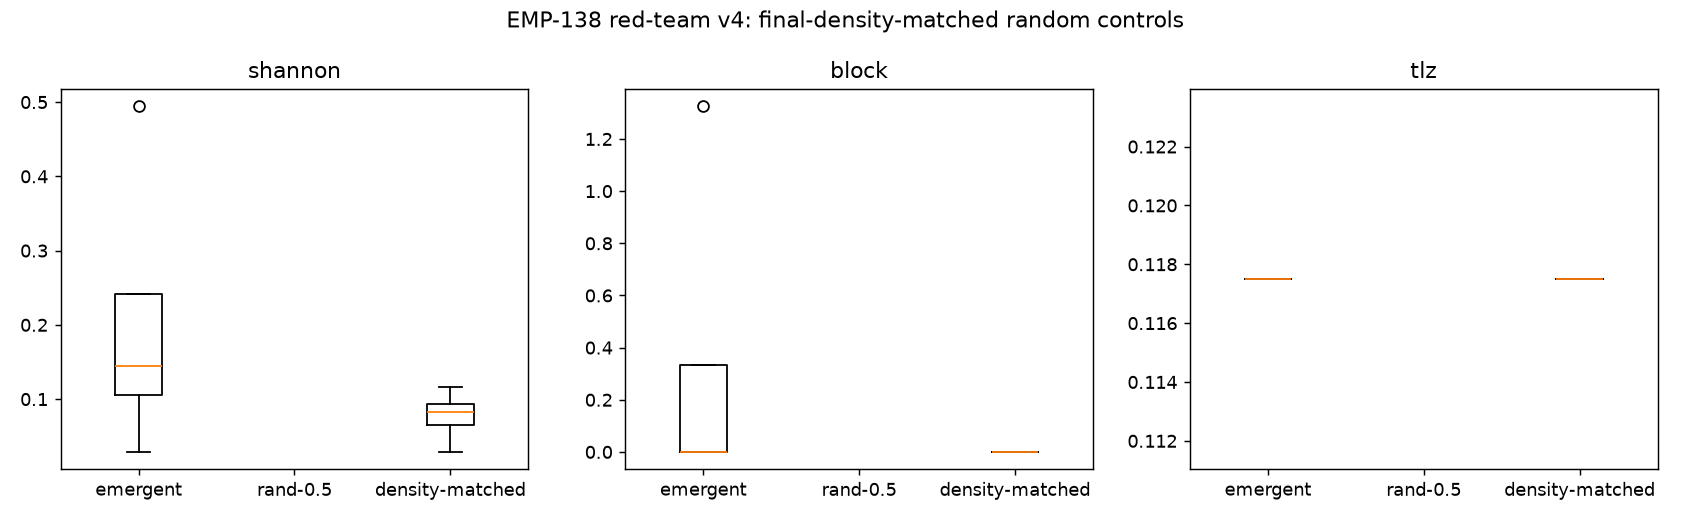

Here is the Python script that generated this plot:
import numpy as np, json
from collections import Counter
import matplotlib; matplotlib.use("Agg")
import matplotlib.pyplot as plt
N,T = 64,40
def life(g):
    n=(np.roll(g,1,0)+np.roll(g,-1,0)+np.roll(g,1,1)+np.roll(g,-1,1)
       +np.roll(np.roll(g,1,0),1,1)+np.roll(np.roll(g,1,0),-1,1)
       +np.roll(np.roll(g,-1,0),1,1)+np.roll(np.roll(g,-1,0),-1,1))
    return (((g==1)&((n==2)|(n==3)))|((g==0)&(n==3))).astype(np.float32)
def traj(g):
    fr=[];rho=[]
    for t in range(T):
        g=life(g)
        if t>=T//3: fr.append(g.copy()); rho.append(g.mean())
    return fr,rho
def shannon(fr):
    return float(np.mean([-(lambda p: p*np.log2(p)+(1-p)*np.log2(1-p))(min(max(g.mean(),1e-9),1-1e-9)) for g in fr]))
def blockent(fr,b=4):
    o=[]
    for g in fr:
        Hb=Wb=N//b; bl=g[:Hb*b,:Wb*b].reshape(Hb,b,Wb,b).mean(axis=(1,3))
        q=np.digitize(bl,np.quantile(bl,[.25,.5,.75])); c=Counter(q.ravel()); t=sum(c.values())
        o.append(-sum((v/t)*np.log2(v/t) for v in c.values()))
    return float(np.mean(o))
def lz78(s):
    d={():0};i=0;ph=0;L=len(s)
    while i<L:
        w=()
        while i<L and (w+(s[i],)) in d: w=w+(s[i],);i+=1
        ph+=1
        if i<L: d[w+(s[i],)]=len(d)
        i+=1
    return ph
def tlz(fr,b=4):
    sq=[]
    for g in fr:
        Hb=Wb=N//b; sq.extend(np.digitize(g[:Hb*b,:Wb*b].reshape(Hb,b,Wb,b).mean(axis=(1,3)),np.quantile(g,[.5])).ravel().tolist())
    if len(sq)<16: return 0.0
    n=lz78(tuple(sq)); return float(n*np.log2(n)/len(sq)) if n>1 else 0.0
def feats(fr): return dict(shannon=shannon(fr),block=blockent(fr),tlz=tlz(fr),rho=float(np.mean([g.mean() for g in fr])))
def place(pats,seed):
    r=np.random.default_rng(seed); g=np.zeros((N,N))
    for p,H,W in pats:
        y,x=r.integers(0,N-H),r.integers(0,N-W)
        g[y:y+H,x:x+W]=np.maximum(g[y:y+H,x:x+W],p)
    return g
def still(): return np.ones((5,5)),5,5
def blink(): return np.ones((1,3)),1,3
def pulsar():
    p=np.zeros((13,13)); c=[0,5,7,12]
    for i in [3,4,8,9]: p[i,c]=1; p[c,i]=1
    return p,13,13
def glider():
    g=np.zeros((5,5)); g[0,1]=g[1,2]=g[2,0]=g[2,1]=g[2,2]=1; return g,5,5
specs={"still":(still,30),"blink":(blink,25),"pulsar":(pulsar,4),"glider":(glider,20)}
E=[]
for i,(k,(fn,nc)) in enumerate(specs.items()):
    E.append(feats(traj(place([fn() for _ in range(nc)],100+i))[0]))
# precompute pool of random trajectories with varying initial density
pool=[]
for i in range(120):
    rho0=0.004+0.05*(i/120)
    pool.append(feats(traj((np.random.default_rng(600+i).random((N,N))<rho0).astype(np.float32))[0]))
U=[f for f in pool if f["rho"]>0.05][:10]
M=[]
for t in E:
    cand=sorted(pool,key=lambda f: abs(f["rho"]-t["rho"]))[:4]
    M.extend(cand)
def coh(a,b,k):
    a=np.array([float(d[k]) for d in a]);b=np.array([float(d[k]) for d in b])
    sp=np.sqrt((a.std(ddof=1)**2+b.std(ddof=1)**2)/2);return float((a.mean()-b.mean())/(sp+1e-12))
keys=["shannon","block","tlz"]
res={"emergent_rho":[round(d["rho"],4) for d in E],
     "matched_rho":[round(d["rho"],4) for d in M],
     "uniform_rho_mean":float(np.mean([d["rho"] for d in U])),
     "cohens_d":{k:{"vs_uniform":coh(E,U,k),"vs_final_density_matched":coh(E,M,k)} for k in keys}}
def loo1(X,y):
    X=np.array(X);c=0
    for i in range(len(X)):
        d=np.linalg.norm(X-X[i],axis=1);d[i]=np.inf;c+=(y[np.argmin(d)]==y[i])
    return c/len(X)
Xe=[[d[k] for k in keys] for d in E];Xu=[[d[k] for k in keys] for d in U];Xm=[[d[k] for k in keys] for d in M]
res["loo_vs_uniform"]=loo1(Xe+Xu,[1]*len(Xe)+[0]*len(Xu))
res["loo_vs_final_density_matched"]=loo1(Xe+Xm,[1]*len(Xe)+[0]*len(Xm))
res["chance_vs_matched"]=round(len(Xe)/(len(Xe)+len(Xm)),3)
print(json.dumps(res,indent=2)); json.dump(res,open("emp138_v4_metrics.json","w"),indent=2)
fig,ax=plt.subplots(1,3,figsize=(13,4))
for i,k in enumerate(keys):
    ax[i].boxplot([[float(d[k]) for d in E],[float(d[k]) for d in U],[float(d[k]) for d in M]],
                  tick_labels=["emergent","rand-0.5","density-matched"]); ax[i].set_title(k)
plt.suptitle("EMP-138 red-team v4: final-density-matched random controls")
plt.tight_layout(); plt.savefig("emp138_v4.png",dpi=130); print("saved emp138_v4.png")
